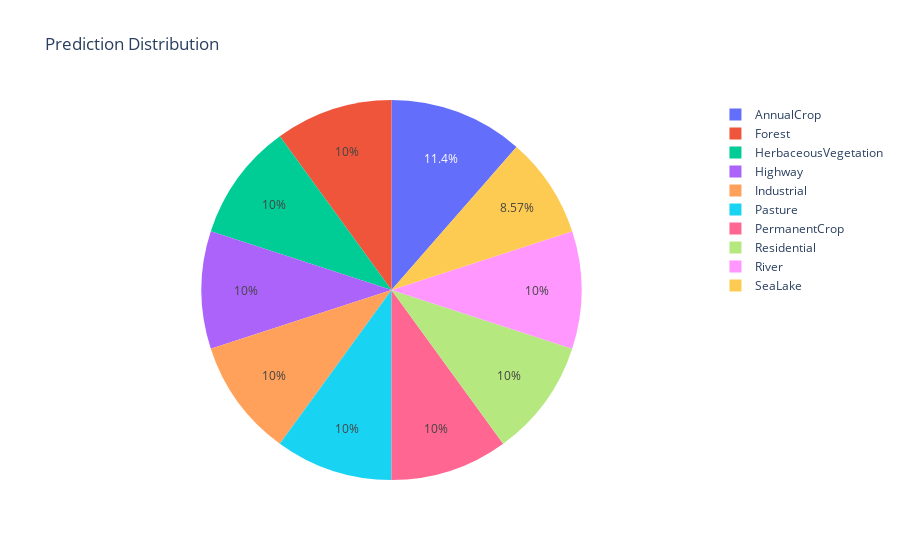

This figure's notebook cell:
### Code cell
fig3 = px.pie(df, names="pred_class", title="Prediction Distribution")
fig3.show()

### Figure 1 — Plotly figure (JSON) as saved in the notebook; plotly's stock layout.template omitted (floating-point values rounded to 4 significant figures)
{"data": [{"domain": {"x": [0, 1], "y": [0, 1]}, "hovertemplate": "pred_class=%{label}<extra></extra>", "labels": ["AnnualCrop", "AnnualCrop", "AnnualCrop", "AnnualCrop", "AnnualCrop", "AnnualCrop", "AnnualCrop", "Forest", "Forest", "Forest", "Forest", "Forest", "Forest", "Forest", "HerbaceousVegetation", "HerbaceousVegetation", "HerbaceousVegetation", "HerbaceousVegetation", "HerbaceousVegetation", "HerbaceousVegetation", "HerbaceousVegetation", "Highway", "Highway", "Highway", "Highway", "Highway", "Highway", "Highway", "Industrial", "Industrial", "Industrial", "Industrial", "Industrial", "Industrial", "Industrial", "Pasture", "Pasture", "Pasture", "Pasture", "Pasture", "Pasture", "Pasture", "PermanentCrop", "PermanentCrop", "PermanentCrop", "PermanentCrop", "PermanentCrop", "PermanentCrop", "PermanentCrop", "Residential", "Residential", "Residential", "Residential", "Residential", "Residential", "Residential", "River", "River", "River", "River", "River", "River", "River", "SeaLake", "SeaLake", "SeaLake", "SeaLake", "SeaLake", "AnnualCrop", "SeaLake"], "legendgroup": "", "name": "", "showlegend": true, "type": "pie"}], "layout": {"legend": {"tracegroupgap": 0}, "title": {"text": "Prediction Distribution"}}}
